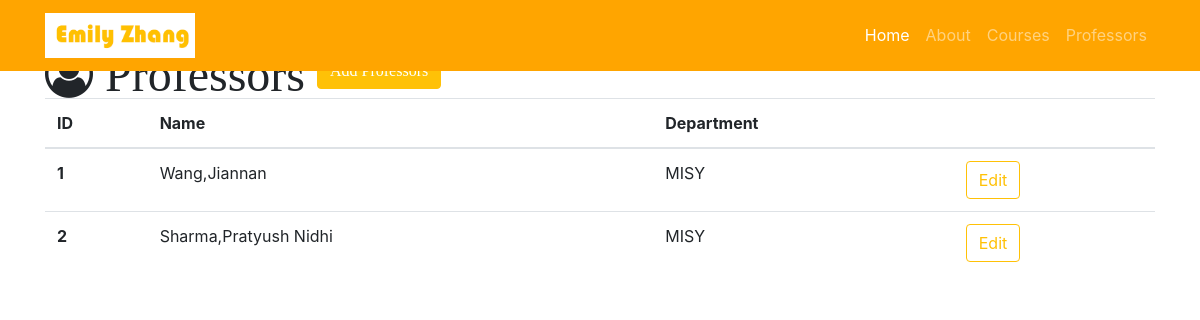
The app's page /professors, older data.
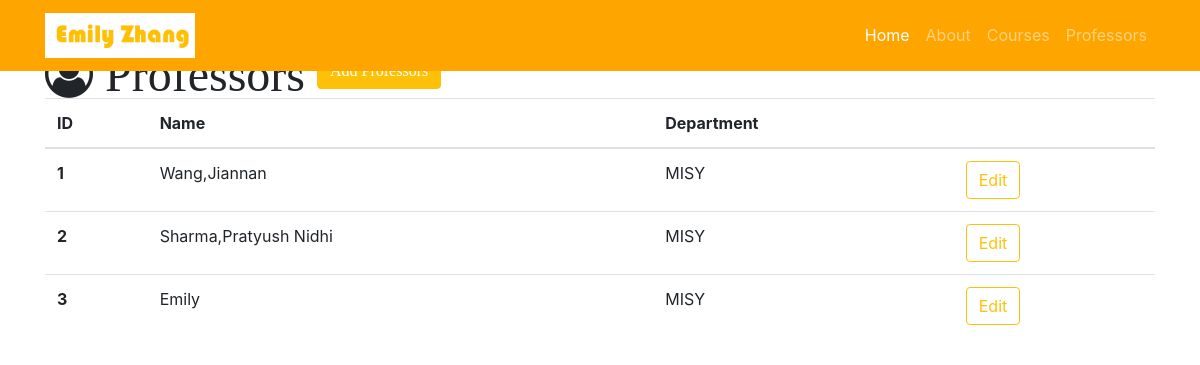
The same page, newer data.
### resume.py (models this page shows)
class Professor(db.Model):
    __tablename__ = 'professors'
    id = db.Column(db.Integer, primary_key=True)
    name = db.Column(db.String(64))
    department = db.Column(db.String(64))
    courses = db.relationship('Course', backref='professor')

### resume.py (the view)
@app.route('/professors')
def professors():
    professors = Professor.query.all()
    return render_template('professors.html', professors=professors)

### templates/professors.html (shortened to what this page needs)
{% extends "resume-base.html" %}
{% block page_content %}
<div class="container">
<i class="fa fa-user-circle-o fa-3x" aria-hidden="true"> Professors
  <a id="add" href="/professor/add" class="btn btn-warning" role="button" aria-disabled="true">Add Professors</a>
</i>
{% if professors %}
   <table class="table">
     <thead>
       <tr>
         <th>ID</th>
         <th>Name</th>
         <th>Department</th>
         <th></th>
       </tr>
     </thead>
     <tbody>
       {% for professor in professors %}
       <tr>
           <th scope="row">{{ professor.id }}</th>
           <td>{{ professor.name }}</td>
           <td>{{ professor.department }}</td>
           <td>
             <a href="/professor/edit/{{professor.id}}" class="btn btn-outline-warning" role="button" aria-disabled="true">Edit</a>
           </td>
       </tr>
       {% endfor%}
     </tbody>
   </table>
   {% else %}
      <h3>there is no professors in the database yet.</h3>
    {% endif %}
 </div>
 {% endblock%}

Row changes from the older to the newer data that the page shows:
added Professor: id "3", name "Emily", department "MISY"
